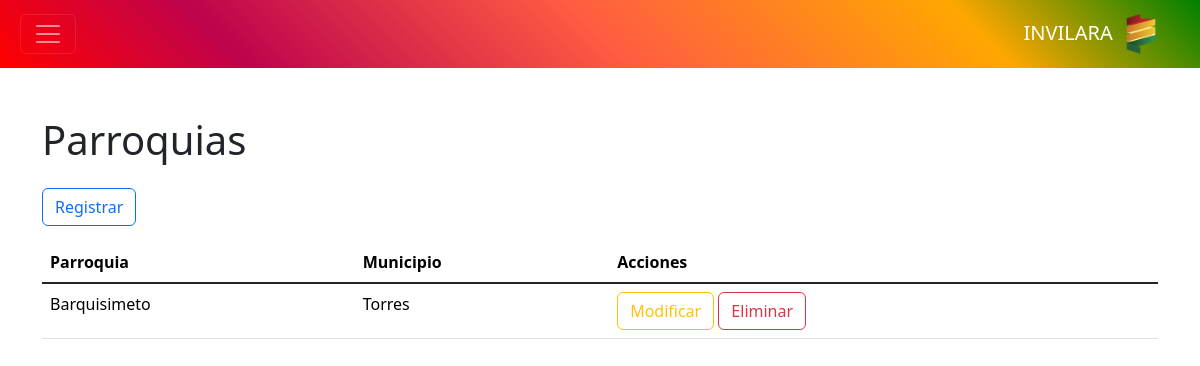
Before: /controlador/parroquia.php with the older database file.
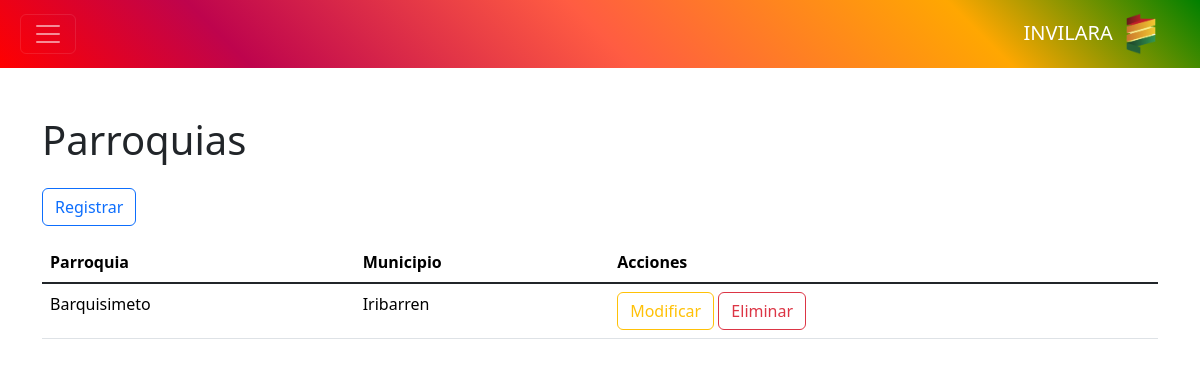
After: the same page with the newer database file.
### tables this page shows
CREATE TABLE `parroquia` (
  `id` int NOT NULL AUTO_INCREMENT,
  `nombre` text,
  `nombre_municipio` text,
  PRIMARY KEY (`id`) USING BTREE
);

### controlador/parroquia.php (called while the page is built, shortened)
<?php
require_once "modelo/parroquia.php";
$modelo = new Parroquia();
$datos = $modelo->consultar();
require_once "vista/parroquia.php";
?>

### modelo/base_datos.php (called while the page is built)
<?php
class BaseDatos
{
    private $host = "localhost";
    private $dbname = "invilara";
    private $usuario = "root";
    private $contrasena = "";
    public function conexion()
    {
        $dsn = "mysql" . ":" . "host=" . $this->host . ";" . "dbname=" . $this->dbname . ";";
        $pdo = new PDO($dsn, $this->usuario, $this->contrasena);
        $pdo->setAttribute(PDO::ATTR_ERRMODE, PDO::ERRMODE_EXCEPTION);
        return $pdo;
    }
}
?>

### modelo/parroquia.php (called while the page is built, shortened)
<?php
require_once "modelo/base_datos.php";
class Parroquia extends BaseDatos
{
    private $tabla = "parroquia";
    public function consultar()
    {
        $result = $this->conexion()->query("SELECT * FROM {$this->tabla}");
        return $result;
    }
}
?>

### vista/parroquia.php (the view, shortened to what this page needs)
<?php require_once "vista/componentes/encabezado.php"; ?>
<?php require_once "vista/componentes/barra.php"; ?>
<main class="container" id="crud">
    <h1>Parroquias</h1>
    <button class="btn btn-outline-primary my-3" value="insertar">Registrar</button>
    <table class="table table-hover table-responsive">
        <thead>
            <tr>
                <th>Parroquia</th>
                <th>Municipio</th>
                <th>Acciones</th>
            </tr>
        </thead>
        <tbody class="table-group-divider">
            <?php foreach ($datos as $d): ?>
                <tr>
                    <td><?php echo $d["nombre"] ?></td>
                    <td><?php echo $d["nombre_municipio"] ?></td>
                    <td>
                        <button class="btn btn-outline-warning" value="modificar">Modificar</button>
                        <button class="btn btn-outline-danger" value="eliminar">Eliminar</button>
                    </td>
                </tr>
            <?php endforeach ?>
        </tbody>
    </table>
</main>

### vista/componentes/encabezado.php (shortened to what this page needs)
<!DOCTYPE html>
<html lang="es" data-bs-theme="light">
<head>
    <link rel="stylesheet" href="librerias/bootstrap/bootstrap.min.css">
    <link rel="stylesheet" href="recursos/css/styles.css">
</head>
<body>

### vista/componentes/barra.php (shortened to what this page needs)
<nav data-bs-theme="dark" class="navbar mb-5 inv-gradient">
    <div class="container-fluid mx-2">
        <?php if (isset($barra_simple)): ?>
            <div></div>
        <?php else: ?>
            <button class="navbar-toggler" data-bs-toggle="offcanvas" data-bs-target="#barra-lateral">
                <span class="navbar-toggler-icon"></span>
            </button>
        <?php endif ?>
        <label class="navbar-brand">
            INVILARA
            <img src="recursos/img/invilara-logo.png" alt="Logo" class="mx-2" width="30px">
        </label>
    </div>
</nav>

### recursos/css/styles.css (style rules this page uses)
.inv-gradient { background: #c15a00; background: linear-gradient(225deg, green 0%, #ffa701 20%, #ff5c42 50%, #be044d 80%, red 100%); }

Changed rows visible on the page:
changed parroquia "Barquisimeto": nombre_municipio "Torres" → "Iribarren"
